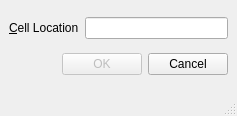
<?xml version="1.0" encoding="UTF-8"?>
<ui version="4.0">
 <class>GoToCellDialog</class>
 <widget class="QMainWindow" name="GoToCellDialog">
  <property name="geometry">
   <rect>
    <x>0</x>
    <y>0</y>
    <width>237</width>
    <height>116</height>
   </rect>
  </property>
  <property name="windowTitle">
   <string>Go to Cell</string>
  </property>
  <widget class="QWidget" name="centralwidget">
   <layout class="QVBoxLayout" name="verticalLayout">
    <item>
     <layout class="QHBoxLayout" name="horizontalLayout">
      <item>
       <widget class="QLabel" name="label">
        <property name="text">
         <string>&amp;Cell Location</string>
        </property>
        <property name="buddy">
         <cstring>lineEdit</cstring>
        </property>
       </widget>
      </item>
      <item>
       <widget class="QLineEdit" name="lineEdit"/>
      </item>
     </layout>
    </item>
    <item>
     <layout class="QHBoxLayout" name="horizontalLayout_2">
      <item>
       <spacer name="horizontalSpacer">
        <property name="orientation">
         <enum>Qt::Horizontal</enum>
        </property>
        <property name="sizeHint" stdset="0">
         <size>
          <width>48</width>
          <height>20</height>
         </size>
        </property>
       </spacer>
      </item>
      <item>
       <widget class="QPushButton" name="okButton">
        <property name="enabled">
         <bool>false</bool>
        </property>
        <property name="text">
         <string>OK</string>
        </property>
        <property name="default">
         <bool>true</bool>
        </property>
       </widget>
      </item>
      <item>
       <widget class="QPushButton" name="cancelButton">
        <property name="text">
         <string>Cancel</string>
        </property>
       </widget>
      </item>
     </layout>
    </item>
   </layout>
  </widget>
  <widget class="QMenuBar" name="menubar">
   <property name="geometry">
    <rect>
     <x>0</x>
     <y>0</y>
     <width>237</width>
     <height>23</height>
    </rect>
   </property>
  </widget>
  <widget class="QStatusBar" name="statusbar"/>
 </widget>
 <resources/>
 <connections/>
</ui>
